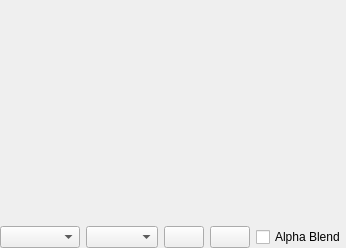
<?xml version="1.0" encoding="UTF-8"?>
<ui version="4.0">
 <class>TexturePreviewWidget</class>
 <widget class="QWidget" name="TexturePreviewWidget">
  <property name="geometry">
   <rect>
    <x>0</x>
    <y>0</y>
    <width>318</width>
    <height>248</height>
   </rect>
  </property>
  <property name="windowTitle">
   <string>Form</string>
  </property>
  <layout class="QVBoxLayout" name="verticalLayout">
   <property name="leftMargin">
    <number>0</number>
   </property>
   <property name="topMargin">
    <number>0</number>
   </property>
   <property name="rightMargin">
    <number>0</number>
   </property>
   <property name="bottomMargin">
    <number>0</number>
   </property>
   <item>
    <widget class="m3d::D3DWidget" name="dxWidget" native="true">
     <property name="sizePolicy">
      <sizepolicy hsizetype="Expanding" vsizetype="Expanding">
       <horstretch>0</horstretch>
       <verstretch>0</verstretch>
      </sizepolicy>
     </property>
    </widget>
   </item>
   <item>
    <layout class="QHBoxLayout" name="horizontalLayout">
     <item>
      <widget class="QComboBox" name="comboBox_arraySlice">
       <property name="sizePolicy">
        <sizepolicy hsizetype="Minimum" vsizetype="Fixed">
         <horstretch>0</horstretch>
         <verstretch>0</verstretch>
        </sizepolicy>
       </property>
       <property name="minimumSize">
        <size>
         <width>80</width>
         <height>0</height>
        </size>
       </property>
       <property name="toolTip">
        <string>Volume or Array Slice</string>
       </property>
      </widget>
     </item>
     <item>
      <widget class="QComboBox" name="comboBox_mipSlice">
       <property name="toolTip">
        <string>Mip Slice</string>
       </property>
      </widget>
     </item>
     <item>
      <widget class="QPushButton" name="pushButton_actualSize">
       <property name="toolTip">
        <string>Actual Pixels</string>
       </property>
       <property name="text">
        <string/>
       </property>
       <property name="icon">
        <iconset resource="D3DChips_Dlg.qrc">
         <normaloff>:/D3DChips_Dlg/Resources/Actions-zoom-100-icon.png</normaloff>:/D3DChips_Dlg/Resources/Actions-zoom-100-icon.png</iconset>
       </property>
      </widget>
     </item>
     <item>
      <widget class="QPushButton" name="pushButton_sizeToFit">
       <property name="toolTip">
        <string>Fit to View</string>
       </property>
       <property name="text">
        <string/>
       </property>
       <property name="icon">
        <iconset resource="D3DChips_Dlg.qrc">
         <normaloff>:/D3DChips_Dlg/Resources/Actions-zoom-fit-icon.png</normaloff>:/D3DChips_Dlg/Resources/Actions-zoom-fit-icon.png</iconset>
       </property>
      </widget>
     </item>
     <item>
      <widget class="QCheckBox" name="checkBox_alphaBlend">
       <property name="toolTip">
        <string>Enable Alpha Blending</string>
       </property>
       <property name="text">
        <string>Alpha Blend</string>
       </property>
      </widget>
     </item>
    </layout>
   </item>
  </layout>
 </widget>
 <customwidgets>
  <customwidget>
   <class>m3d::D3DWidget</class>
   <extends>QWidget</extends>
   <header>d3dwidget.h</header>
   <container>1</container>
   <slots>
    <signal>render()</signal>
    <signal>zoom(int,int,int)</signal>
    <signal>move(int,int)</signal>
    <signal>resize()</signal>
   </slots>
  </customwidget>
 </customwidgets>
 <resources>
  <include location="D3DChips_Dlg.qrc"/>
 </resources>
 <connections>
  <connection>
   <sender>dxWidget</sender>
   <signal>render()</signal>
   <receiver>TexturePreviewWidget</receiver>
   <slot>renderPreview()</slot>
   <hints>
    <hint type="sourcelabel">
     <x>162</x>
     <y>108</y>
    </hint>
    <hint type="destinationlabel">
     <x>162</x>
     <y>123</y>
    </hint>
   </hints>
  </connection>
  <connection>
   <sender>dxWidget</sender>
   <signal>zoom(int,int,int)</signal>
   <receiver>TexturePreviewWidget</receiver>
   <slot>onPreviewZoom(int,int,int)</slot>
   <hints>
    <hint type="sourcelabel">
     <x>162</x>
     <y>108</y>
    </hint>
    <hint type="destinationlabel">
     <x>162</x>
     <y>123</y>
    </hint>
   </hints>
  </connection>
  <connection>
   <sender>dxWidget</sender>
   <signal>move(int,int)</signal>
   <receiver>TexturePreviewWidget</receiver>
   <slot>onPreviewMove(int,int)</slot>
   <hints>
    <hint type="sourcelabel">
     <x>162</x>
     <y>108</y>
    </hint>
    <hint type="destinationlabel">
     <x>162</x>
     <y>123</y>
    </hint>
   </hints>
  </connection>
  <connection>
   <sender>dxWidget</sender>
   <signal>resize()</signal>
   <receiver>TexturePreviewWidget</receiver>
   <slot>onPreviewResize()</slot>
   <hints>
    <hint type="sourcelabel">
     <x>158</x>
     <y>108</y>
    </hint>
    <hint type="destinationlabel">
     <x>158</x>
     <y>123</y>
    </hint>
   </hints>
  </connection>
  <connection>
   <sender>pushButton_actualSize</sender>
   <signal>clicked()</signal>
   <receiver>TexturePreviewWidget</receiver>
   <slot>zoomToActual()</slot>
   <hints>
    <hint type="sourcelabel">
     <x>177</x>
     <y>235</y>
    </hint>
    <hint type="destinationlabel">
     <x>158</x>
     <y>123</y>
    </hint>
   </hints>
  </connection>
  <connection>
   <sender>pushButton_sizeToFit</sender>
   <signal>clicked()</signal>
   <receiver>TexturePreviewWidget</receiver>
   <slot>zoomToFit()</slot>
   <hints>
    <hint type="sourcelabel">
     <x>215</x>
     <y>235</y>
    </hint>
    <hint type="destinationlabel">
     <x>158</x>
     <y>123</y>
    </hint>
   </hints>
  </connection>
 </connections>
 <slots>
  <slot>renderPreview()</slot>
  <slot>onPreviewZoom(int,int,int)</slot>
  <slot>onPreviewMove(int,int)</slot>
  <slot>onPreviewResize()</slot>
  <slot>zoomToFit()</slot>
  <slot>zoomToActual()</slot>
 </slots>
</ui>
